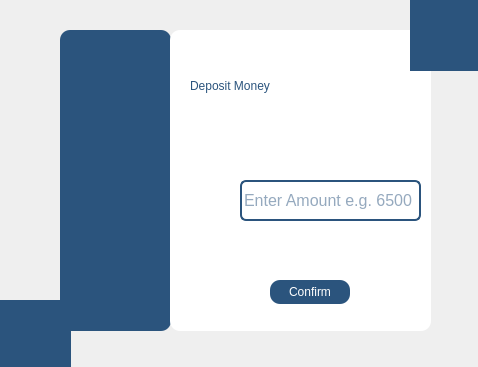
<?xml version="1.0" encoding="UTF-8"?>
<ui version="4.0">
 <class>DepositDialog</class>
 <widget class="QDialog" name="DepositDialog">
  <property name="geometry">
   <rect>
    <x>0</x>
    <y>0</y>
    <width>478</width>
    <height>367</height>
   </rect>
  </property>
  <property name="windowTitle">
   <string>Dialog</string>
  </property>
  <widget class="QLabel" name="label_3">
   <property name="geometry">
    <rect>
     <x>60</x>
     <y>30</y>
     <width>111</width>
     <height>301</height>
    </rect>
   </property>
   <property name="styleSheet">
    <string notr="true">border-radius:10px;
background-color:#2b547d;</string>
   </property>
   <property name="text">
    <string/>
   </property>
  </widget>
  <widget class="QLabel" name="label_11">
   <property name="geometry">
    <rect>
     <x>70</x>
     <y>130</y>
     <width>91</width>
     <height>91</height>
    </rect>
   </property>
   <property name="text">
    <string/>
   </property>
   <property name="pixmap">
    <pixmap resource="images.qrc">:/new/prefix1/images/wmremove-transformed.png</pixmap>
   </property>
   <property name="scaledContents">
    <bool>true</bool>
   </property>
  </widget>
  <widget class="QLabel" name="label_4">
   <property name="geometry">
    <rect>
     <x>170</x>
     <y>30</y>
     <width>261</width>
     <height>301</height>
    </rect>
   </property>
   <property name="styleSheet">
    <string notr="true">border-radius:10px;
background-color:white;</string>
   </property>
   <property name="text">
    <string/>
   </property>
  </widget>
  <widget class="QLabel" name="label_16">
   <property name="geometry">
    <rect>
     <x>10</x>
     <y>310</y>
     <width>51</width>
     <height>51</height>
    </rect>
   </property>
   <property name="text">
    <string/>
   </property>
   <property name="pixmap">
    <pixmap resource="images.qrc">:/new/prefix1/images/wmremove-transformed.png</pixmap>
   </property>
   <property name="scaledContents">
    <bool>true</bool>
   </property>
  </widget>
  <widget class="QLabel" name="label_7">
   <property name="geometry">
    <rect>
     <x>-10</x>
     <y>300</y>
     <width>81</width>
     <height>91</height>
    </rect>
   </property>
   <property name="styleSheet">
    <string notr="true">QLabel{
background-color:#2b547d;
}</string>
   </property>
   <property name="text">
    <string/>
   </property>
  </widget>
  <widget class="QLabel" name="label_17">
   <property name="geometry">
    <rect>
     <x>420</x>
     <y>10</y>
     <width>51</width>
     <height>51</height>
    </rect>
   </property>
   <property name="text">
    <string/>
   </property>
   <property name="pixmap">
    <pixmap resource="images.qrc">:/new/prefix1/images/wmremove-transformed.png</pixmap>
   </property>
   <property name="scaledContents">
    <bool>true</bool>
   </property>
  </widget>
  <widget class="QLabel" name="label_8">
   <property name="geometry">
    <rect>
     <x>410</x>
     <y>-10</y>
     <width>81</width>
     <height>81</height>
    </rect>
   </property>
   <property name="styleSheet">
    <string notr="true">QLabel{
background-color:#2b547d;
}</string>
   </property>
   <property name="text">
    <string/>
   </property>
  </widget>
  <widget class="QLabel" name="label">
   <property name="geometry">
    <rect>
     <x>190</x>
     <y>50</y>
     <width>211</width>
     <height>71</height>
    </rect>
   </property>
   <property name="styleSheet">
    <string notr="true">QLabel{
background-color:none;
font: 700 20pt &quot;Arial&quot;;
color:#2b547d;}</string>
   </property>
   <property name="text">
    <string>Deposit Money</string>
   </property>
  </widget>
  <widget class="QLineEdit" name="amount_input">
   <property name="geometry">
    <rect>
     <x>240</x>
     <y>180</y>
     <width>181</width>
     <height>41</height>
    </rect>
   </property>
   <property name="font">
    <font>
     <family>Microsoft Sans Serif</family>
     <pointsize>12</pointsize>
    </font>
   </property>
   <property name="styleSheet">
    <string notr="true">QLineEdit{

background-color: rgb(255, 255, 255);
color:rgb(43, 84, 125);
border:2px solid rgb(43, 84, 125);
border-radius:6px;
}
QLineEdit:hover{
border:2px solid rgb(29, 61, 92);
background-color:rgb(226, 230, 235);
}
QLineEdit:focus{
border:2px solid rgb(0, 0, 119);
background-color:white;
outline:none;
}</string>
   </property>
   <property name="placeholderText">
    <string>Enter Amount e.g. 6500</string>
   </property>
  </widget>
  <widget class="QPushButton" name="deposit_confirmation_btn">
   <property name="geometry">
    <rect>
     <x>270</x>
     <y>280</y>
     <width>80</width>
     <height>24</height>
    </rect>
   </property>
   <property name="styleSheet">
    <string notr="true">QPushButton{
background-color:#2b547d;
color:white;
border-radius:10px;
padding:7px 14px;
}
QPushButton:hover{
background-color:rgb(41, 128, 185);
}
QPushButton:pressed{
background-color:rgb(31, 97, 141);
}</string>
   </property>
   <property name="text">
    <string>Confirm</string>
   </property>
  </widget>
  <widget class="QLabel" name="label_2">
   <property name="geometry">
    <rect>
     <x>180</x>
     <y>180</y>
     <width>51</width>
     <height>41</height>
    </rect>
   </property>
   <property name="styleSheet">
    <string notr="true">background-color: none;</string>
   </property>
   <property name="text">
    <string/>
   </property>
   <property name="pixmap">
    <pixmap resource="images.qrc">:/new/prefix1/images/deposit_17765295.png</pixmap>
   </property>
   <property name="scaledContents">
    <bool>true</bool>
   </property>
  </widget>
  <zorder>label_3</zorder>
  <zorder>label_11</zorder>
  <zorder>label_4</zorder>
  <zorder>label_7</zorder>
  <zorder>label_16</zorder>
  <zorder>label_8</zorder>
  <zorder>label_17</zorder>
  <zorder>label</zorder>
  <zorder>amount_input</zorder>
  <zorder>deposit_confirmation_btn</zorder>
  <zorder>label_2</zorder>
 </widget>
 <resources>
  <include location="images.qrc"/>
 </resources>
 <connections/>
</ui>
